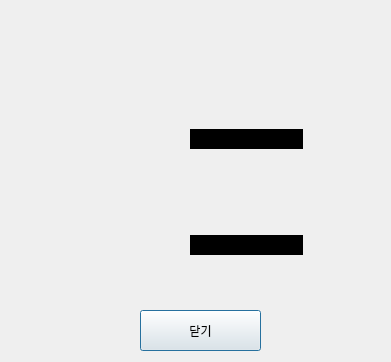
<?xml version="1.0" encoding="UTF-8"?>
<ui version="4.0">
 <class>info_Dialog</class>
 <widget class="QDialog" name="info_Dialog">
  <property name="geometry">
   <rect>
    <x>0</x>
    <y>0</y>
    <width>391</width>
    <height>362</height>
   </rect>
  </property>
  <property name="windowTitle">
   <string>회원정보</string>
  </property>
  <property name="windowIcon">
   <iconset resource="Icons.qrc">
    <normaloff>:/ico/KONKUK.ico</normaloff>:/ico/KONKUK.ico</iconset>
  </property>
  <property name="styleSheet">
   <string notr="true">border-image: url(:/info_src/BG);</string>
  </property>
  <widget class="QPushButton" name="closeB">
   <property name="geometry">
    <rect>
     <x>140</x>
     <y>310</y>
     <width>121</width>
     <height>41</height>
    </rect>
   </property>
   <property name="styleSheet">
    <string notr="true">QPushButton{
	border-image: url(:/info_src/close);
}

QPushButton:hover{
	border-image: url(:/info_src/close_T);
}</string>
   </property>
   <property name="text">
    <string>닫기</string>
   </property>
  </widget>
  <widget class="QLineEdit" name="remain_Song">
   <property name="geometry">
    <rect>
     <x>190</x>
     <y>235</y>
     <width>113</width>
     <height>20</height>
    </rect>
   </property>
   <property name="styleSheet">
    <string notr="true">border-image:none;
border:0px;
background-color: rgb(0, 0, 0);
color: rgb(255, 255, 255);</string>
   </property>
   <property name="maxLength">
    <number>10</number>
   </property>
   <property name="alignment">
    <set>Qt::AlignCenter</set>
   </property>
  </widget>
  <widget class="QLineEdit" name="phone_Num">
   <property name="geometry">
    <rect>
     <x>190</x>
     <y>129</y>
     <width>113</width>
     <height>20</height>
    </rect>
   </property>
   <property name="styleSheet">
    <string notr="true">border-image:none;
border:0px;
background-color: rgb(0, 0, 0);
color: rgb(255, 255, 255);</string>
   </property>
   <property name="maxLength">
    <number>11</number>
   </property>
   <property name="alignment">
    <set>Qt::AlignCenter</set>
   </property>
  </widget>
 </widget>
 <resources>
  <include location="Icons.qrc"/>
 </resources>
 <connections/>
</ui>
